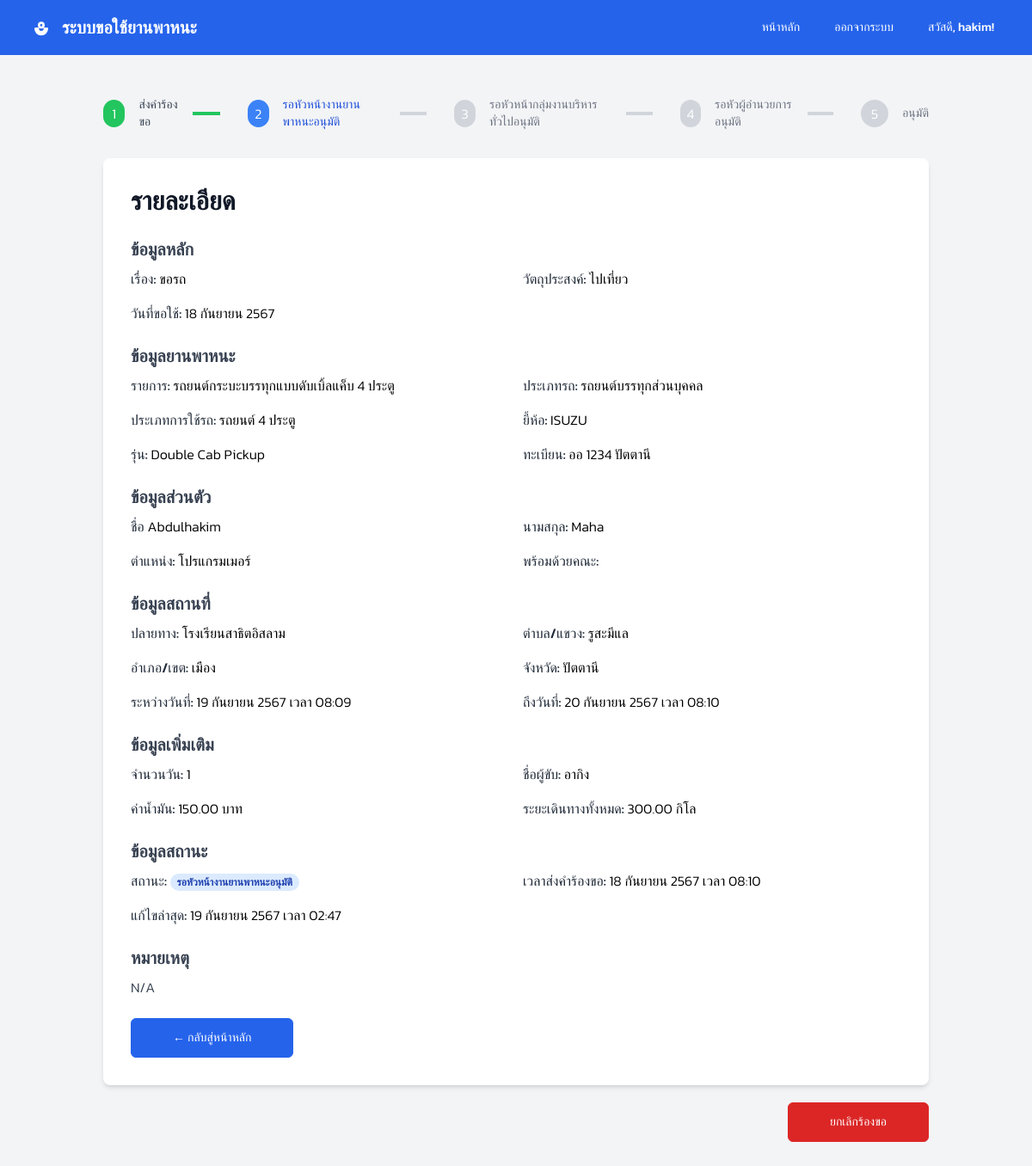
Screenshot of /view_request.php?id=1 (signed in) with the database file from the repository.
### tables this page shows
CREATE TABLE `carrequests` (
  `id` int(11) NOT NULL,
  `title` varchar(255) NOT NULL,
  `first_name` varchar(255) NOT NULL,
  `last_name` varchar(255) NOT NULL,
  `position` varchar(255) NOT NULL,
  `user_id` int(11) NOT NULL,
  `car_id` int(11) DEFAULT NULL,
  `purpose` text NOT NULL,
  `request_date` date NOT NULL,
  `destination` text DEFAULT NULL,
  `subdistrict` varchar(255) DEFAULT NULL,
  `district` varchar(255) DEFAULT NULL,
  `province` varchar(255) DEFAULT NULL,
  `departure_time` timestamp NULL DEFAULT NULL,
  `return_time` timestamp NULL DEFAULT NULL,
  `manday` int(11) DEFAULT NULL,
  `driver_name` varchar(255) DEFAULT NULL,
  `oil_expense` decimal(5,2) DEFAULT NULL,
  `total_distance` decimal(6,2) DEFAULT NULL,
  `remarks` text DEFAULT NULL,
  `status_id` int(11) DEFAULT NULL,
  `created_at` timestamp NOT NULL DEFAULT current_timestamp(),
  `updated_at` timestamp NOT NULL DEFAULT current_timestamp() ON UPDATE current_timestamp(),
  `company` varchar(255) DEFAULT NULL
);

CREATE TABLE `requeststatus` (
  `id` int(11) NOT NULL,
  `name` varchar(50) NOT NULL,
  `description` text DEFAULT NULL,
  `created_at` timestamp NOT NULL DEFAULT current_timestamp(),
  `updated_at` timestamp NOT NULL DEFAULT current_timestamp() ON UPDATE current_timestamp()
);

### view_request.php (the view, shortened to what this page needs)
<?php
require_once 'config/connect.php';
$request_id = (int) $_GET['id'];
try {
    $stmt = $conn->prepare("
        SELECT
            cr.id,
            cr.title,
            cr.first_name,
            cr.last_name,
            cr.position,
            cr.user_id,
            cr.car_id,
            cr.purpose,
            cr.request_date,
            cr.destination,
            cr.subdistrict,
            cr.district,
            cr.province,
            cr.departure_time,
            cr.return_time,
            cr.manday,
            cr.driver_name,
            cr.oil_expense,
            cr.total_distance,
            cr.remarks,
            rs.name AS status_name,
            cr.created_at,
            cr.updated_at,
			cr.company
        FROM
            carrequests cr
        INNER JOIN
            requeststatus rs ON cr.status_id = rs.id
        WHERE
            cr.id = :request_id AND cr.user_id = :user_id
        LIMIT 1
    ");
    $stmt->execute([
        'request_id' => $request_id,
        'user_id' => $_SESSION['user_id']
    ]);
    $request = $stmt->fetch(PDO::FETCH_ASSOC);
	if ($request['car_id'] === NULL) {
		$request['category'] = NUll;
		$request['usage_type'] = NUll;
		$request['registration_type'] = NUll;
		$request['make'] = NUll;
		$request['model'] = NUll;
		$request['license_plate'] = NUll;
	} else {
		 $stmt = $conn->prepare("
			SELECT
				*
			FROM
				cardetails_view
			WHERE
				id = :car_id
			LIMIT 1
    	");
    	$stmt->execute(['car_id' => $request['car_id']]);
   	 	$request_view = $stmt->fetch(PDO::FETCH_ASSOC);
		$request['category'] = $request_view['category'];
		$request['usage_type'] = $request_view['usage_type'];
		$request['registration_type'] = $request_view['registration_type'];
		$request['make'] = $request_view['make'];
		$request['model'] = $request_view['model'];
		$request['license_plate'] = $request_view['license_plate'];
	}
} catch (PDOException $e) {
    error_log("Database error while fetching car request: " . $e->getMessage());
    header("Location: index.php?error=" . urlencode("Database error. Please try again later."));
    exit();
}
$stages = ['Requested', 'Head Assigned', 'Supervisor Approved', 'Director Approved', 'Approved'];
$current_stage_index = array_search($request['status_name'], $stages);
function parseDate($org_date, $is_time = false) {
    $thai_months = [
        1 => 'มกราคม', 'กุมภาพันธ์', 'มีนาคม', 'เมษายน', 'พฤษภาคม', 'มิถุนายน',
        'กรกฎาคม', 'สิงหาคม', 'กันยายน', 'ตุลาคม', 'พฤศจิกายน', 'ธันวาคม'
    ];
    $date = new DateTime($org_date);
    $day = $date->format('j');
    $month = (int)$date->format('n');
    $year = $date->format('Y');
    $year_be = $year + 543;
    $formatted_date = "{$day} {$thai_months[$month]} {$year_be}";
    if ($is_time) {
        $time = $date->format('H:i');
        $formatted_date .= " เวลา {$time}";
    }
    return $formatted_date;
}
?>
<!DOCTYPE html>
<html lang="en">
<head>
	<?php include "includes/font.php"; ?>
	<script src="https://cdn.tailwindcss.com?plugins=forms"></script>
</head>
<body class="bg-gray-100">
	<?php include "includes/nav.php"; ?>
	<section class="py-12">
		<div class="max-w-5xl mx-auto px-4 sm:px-6 lg:px-8">
			<nav aria-label="Breadcrumb" class="mb-8">
				<ol class="flex space-x-4">
					<?php foreach ($stages as $index => $stage): ?>
					<?php
                            if ($index < $current_stage_index) {
                                $state = 'completed';
                            } elseif ($index === $current_stage_index) {
                                $state = 'current';
                            } else {
                                $state = 'upcoming';
                            }
                            if ($state === 'completed') {
                                $circleColor = 'bg-green-500';
                                $textColor = 'text-gray-700';
                                $connectorColor = 'bg-green-500';
                            } elseif ($state === 'current') {
                                $circleColor = 'bg-blue-500';
                                $textColor = 'text-blue-700';
                                $connectorColor = 'bg-gray-300';
                            } else {
                                $circleColor = 'bg-gray-300';
                                $textColor = 'text-gray-500';
                                $connectorColor = 'bg-gray-300';
                            }
                        ?>
					<li class="flex items-center">
						<span
							class="flex items-center justify-center w-8 h-8 rounded-full <?php echo $circleColor; ?> text-white">
							<?php echo $index + 1; ?>
						</span>
						<span class="ml-4 text-sm font-medium <?php echo $textColor; ?>">
							<?php
								switch ($stage) {
									case "Requested":
										echo "ส่งคำร้องขอ";
										break;
									case "Head Assigned":
										echo "รอหัวหน้างานยานพาหนะอนุมัติ";
										break;
									case "Supervisor Approved":
										echo "รอหัวหน้ากลุ่มงานบริหารทั่วไปอนุมัติ";
										break;
									case "Director Approved":
										echo "รอหัวผู้อำนวยการอนุมัติ";
										break;
									case "Approved":
										echo "อนุมัติ";
										break;
								}
							?>
						</span>
						<?php if ($index < count($stages) - 1): ?>
						<span class="mx-4 h-1 w-10 <?php echo $connectorColor; ?>"></span>
						<?php endif; ?>
					</li>
					<?php endforeach; ?>
				</ol>
			</nav>
			<div class="bg-white shadow-md rounded-lg p-8">
				<h2 class="text-3xl font-extrabold text-gray-900 mb-6">รายละเอียด</h2>
				<div class="space-y-6">
					<div>
						<h3 class="text-xl font-semibold text-gray-700 mb-2">ข้อมูลหลัก</h3>
						<div class="grid grid-cols-1 md:grid-cols-2 gap-4">
							<div>
								<span class="font-medium text-gray-800">เรื่อง:</span>
								<?php echo htmlspecialchars($request['title']); ?>
							</div>
							<div>
								<span class="font-medium text-gray-800">วัตถุประสงค์:</span>
								<?php echo nl2br(htmlspecialchars($request['purpose'])); ?>
							</div>
							<div>
								<span class="font-medium text-gray-800">วันที่ขอใช้:</span>
								<?php echo parseDate($request['request_date']) ?>
							</div>
						</div>
					</div>
					<div>
						<h3 class="text-xl font-semibold text-gray-700 mb-2">ข้อมูลยานพาหนะ</h3>
						<div class="grid grid-cols-1 md:grid-cols-2 gap-4">
							<div>
								<span class="font-medium text-gray-800">รายการ:</span>
								<?php echo ($request['category']) ? $request['category'] : '-' ?>
							</div>
							<div>
								<span class="font-medium text-gray-800">ประเภทรถ:</span>
								<?php echo ($request['registration_type']) ? $request['registration_type'] : '-' ?>
							</div>
							<div>
								<span class="font-medium text-gray-800">ประเภทการใช้รถ:</span>
								<?php echo ($request['usage_type']) ? $request['usage_type'] : '-' ?>
							</div>
							<div>
								<span class="font-medium text-gray-800">ยี้ห้อ:</span>
								<?php echo ($request['make']) ? $request['make'] : '-' ?>
							</div>
							<div>
								<span class="font-medium text-gray-800">รุ่น:</span>
								<?php echo ($request['model']) ? $request['model'] : '-' ?>
							</div>
							<div>
								<span class="font-medium text-gray-800">ทะเบียน:</span>
								<?php echo ($request['license_plate']) ? $request['license_plate'] : '-' ?>
							</div>
						</div>
					</div>
					<div>
						<h3 class="text-xl font-semibold text-gray-700 mb-2">ข้อมูลส่วนตัว</h3>
						<div class="grid grid-cols-1 md:grid-cols-2 gap-4">
							<div>
								<span class="font-medium text-gray-800">ชื่อ</span>
								<?php echo htmlspecialchars($request['first_name']); ?>
							</div>
							<div>
								<span class="font-medium text-gray-800">นามสกุล:</span>
								<?php echo htmlspecialchars($request['last_name']); ?>
							</div>
							<div>
								<span class="font-medium text-gray-800">ตำแหน่ง:</span>
								<?php echo htmlspecialchars($request['position']); ?>
							</div>
							<div>
								<span class="font-medium text-gray-800">พร้อมด้วยคณะ: </span>
							</div>
						</div>
					</div>
					<div>
						<h3 class="text-xl font-semibold text-gray-700 mb-2">ข้อมูลสถานที่</h3>
						<div class="grid grid-cols-1 md:grid-cols-2 gap-4">
							<div>
								<span class="font-medium text-gray-800">ปลายทาง:</span>
								<?php echo htmlspecialchars($request['destination'] ?? 'N/A'); ?>
							</div>
							<div>
								<span class="font-medium text-gray-800">ตำบล/แขวง:</span>
								<?php echo htmlspecialchars($request['subdistrict'] ?? 'N/A'); ?>
							</div>
							<div>
								<span class="font-medium text-gray-800">อำเภอ/เขต:</span>
								<?php echo htmlspecialchars($request['district'] ?? 'N/A'); ?>
							</div>
							<div>
								<span class="font-medium text-gray-800">จังหวัด:</span>
								<?php echo htmlspecialchars($request['province'] ?? 'N/A'); ?>
							</div>
							<div>
								<span class="font-medium text-gray-800">ระหว่างวันที่:</span>
								<?php
                                    echo ($request['departure_time']) ? parseDate($request['departure_time'], true) : 'N/A';
                                ?>
							</div>
							<div>
								<span class="font-medium text-gray-800">ถึงวันที่:</span>
								<?php
                                    echo ($request['return_time']) ? parseDate($request['return_time'],true) : 'N/A';
                                ?>
							</div>
						</div>
					</div>
					<div>
						<h3 class="text-xl font-semibold text-gray-700 mb-2">ข้อมูลเพิ่มเติม</h3>
						<div class="grid grid-cols-1 md:grid-cols-2 gap-4">
							<div>
								<span class="font-medium text-gray-800">จำนวนวัน:</span>
								<?php echo htmlspecialchars($request['manday'] ?? 'N/A'); ?>
							</div>
							<div>
								<span class="font-medium text-gray-800">ชื่อผู้ขับ:</span>
								<?php echo htmlspecialchars($request['driver_name'] ?? 'N/A'); ?>
							</div>
							<div>
								<span class="font-medium text-gray-800">ค่าน้ำมัน:</span>
								<?php echo ($request['oil_expense'] !== null) ?  htmlspecialchars(number_format($request['oil_expense'], 2)) . ' บาท' : 'N/A'; ?>
							</div>
							<div>
								<span class="font-medium text-gray-800">ระยะเดินทางทั้งหมด:</span>
								<?php echo ($request['total_distance'] !== null) ? htmlspecialchars(number_format($request['total_distance'], 2)) . ' กิโล' : 'N/A'; ?>
							</div>
						</div>
					</div>
					<div>
						<h3 class="text-xl font-semibold text-gray-700 mb-2">ข้อมูลสถานะ</h3>
						<div class="grid grid-cols-1 md:grid-cols-2 gap-4">
							<div>
								<span class="font-medium text-gray-800">สถานะ:</span>
								<?php
                                    switch (strtolower($request['status_name'])) {
                                        case 'head assigned':
                                            echo "<span class='px-2 inline-flex text-xs leading-5 font-semibold rounded-full bg-blue-100 text-blue-800'>รอหัวหน้างานยานพาหนะอนุมัติ</span>";
                                            break;
                                    }
                                ?>
							</div>
							<div>
								<span class="font-medium text-gray-800">เวลาส่งคำร้องขอ:</span>
								<?php echo parseDate($request['created_at'],true); ?>
							</div>
							<div>
								<span class="font-medium text-gray-800">แก้ไขล่าสุด:</span>
								<?php echo parseDate($request['updated_at'],true); ?>
							</div>
						</div>
					</div>
					<div>
						<h3 class="text-xl font-semibold text-gray-700 mb-2">หมายเหตุ</h3>
						<p class="text-gray-700">
							<?php echo nl2br(htmlspecialchars($request['remarks'] ?? 'N/A')); ?>
						</p>
					</div>
				</div>
				<div class="mt-6">
					<a href="index.php"
						class="inline-block shrink-0 rounded-md border border-blue-600 bg-blue-600 px-12 py-3 text-sm font-medium text-white transition hover:bg-transparent hover:text-blue-600 focus:outline-none focus:ring active:text-blue-500">
						&larr; กลับสู่หน้าหลัก
					</a>
				</div>
			</div>
			<?php if(!in_array($request['status_name'], ['Cancelled', 'Approved', 'Rejected'])): ?>
			<div class="flex justify-end mt-5 space-x-4">
				<button id="rejectButton"
					class="inline-block shrink-0 rounded-md border border-red-600 bg-red-600 px-12 py-3 text-sm font-medium text-white transition hover:bg-transparent hover:text-red-600 focus:outline-none focus:ring active:text-red-500">
					ยกเลิกร้องขอ
				</button>
			</div>
			<?php endif ?>
		</div>
	</section>
</body>
</html>

### rows the page displays
carrequests: title "ขอรถ", purpose "ไปเที่ยว", request_date "18 กันยายน 2567", first_name "Abdulhakim", last_name "Maha", position "โปรแกรมเมอร์", destination "โรงเรียนสาธิตอิสลาม", subdistrict "รูสะมีแล", district "เมือง", province "ปัตตานี", departure_time "19 กันยายน 2567 เวลา 08:09", return_time "20 กันยายน 2567 เวลา 08:10", manday "1", driver_name "อากิง", oil_expense "150.00", total_distance "300.00", created_at "18 กันยายน 2567 เวลา 08:10", updated_at "19 กันยายน 2567 เวลา 02:47", remarks "N/A"

### other values shown
$username "hakim"
$request['category'] "รถยนต์กระบะบรรทุกแบบดับเบิ้ลแค็บ 4 ประตู"
$request['registration_type'] "รถยนต์บรรทุกส่วนบุคคล"
$request['usage_type'] "รถยนต์ 4 ประตู"
$request['make'] "ISUZU"
$request['model'] "Double Cab Pickup"
$request['license_plate'] "ออ 1234 ปัตตานี"
